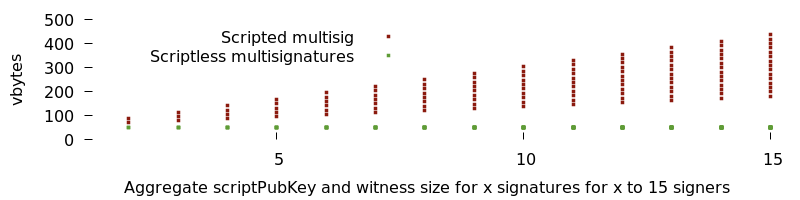

Source code (gnuplot):
#!/usr/bin/gnuplot

set style line 1 lc rgb '#8b1a0e' pt 4 ps 0.25 lt 1 lw 2
set style line 2 lc rgb '#5e9c36' pt 4 ps 0.25 lt 1 lw 2
set style line 3 lc rgb '#0025ad' pt 4 ps 0.25 lt 1 lw 2
set style line 4 lc rgb '#d95319' pt 4 ps 0.25 lt 1 lw 2

set terminal pngcairo size 800,200 font "Sans,12" transparent enhanced


unset border
#unset key
set key at 6,440
set key inside left top Right

set xtics 5
set ytics 100
set tics nomirror

set xlabel "Aggregate scriptPubKey and witness size for x signatures for x to 15 signers"
set ylabel "vbytes"
set xrange [1.1:15]
#unset xtics
#unset ytics
#set key horizontal tmargin Left reverse
#set samples 1000

#set style fill transparent solid 0.5 noborder

#              OP_1 PUSH Key   WitStackSize   ElementSize   Signature
keypath_vbytes = 1  + 1  + 32 + (1            + 1           + 64)/4.0
#                        OP_k  n*(PUSH key)  OP_n OP_CMS
witness_script_bytes(n) = 1  + n*(1  + 33) + 1  + 1

## Could be +/- a couple bytes due to PUSH_n vs PUSHDATA2
#                   OP_0 PUSH Hash WitStackSize k*(ElementSize sig)   ElementSize WitScript
p2wsh_vbytes(k,n) = 1  + 1  + 32 + (1         + k*(1          + 72) + 1 + witness_script_bytes(n))/4.0

set yrange [0:]

set output './2021-07-multisignature-savings.png'
plot "<for i in $( seq 1 15 ) ; do for ii in $( seq 1 $i ) ; do echo $ii $i ; done ; done" u 2:(p2wsh_vbytes($1, $2)) title "Scripted multisig" ls 1\
  ,  "<for i in $( seq 1 15 ) ; do for ii in $( seq 1 $i ) ; do echo $ii $i ; done ; done" u 2:(keypath_vbytes) title "Scriptless multisignatures" ls 2
